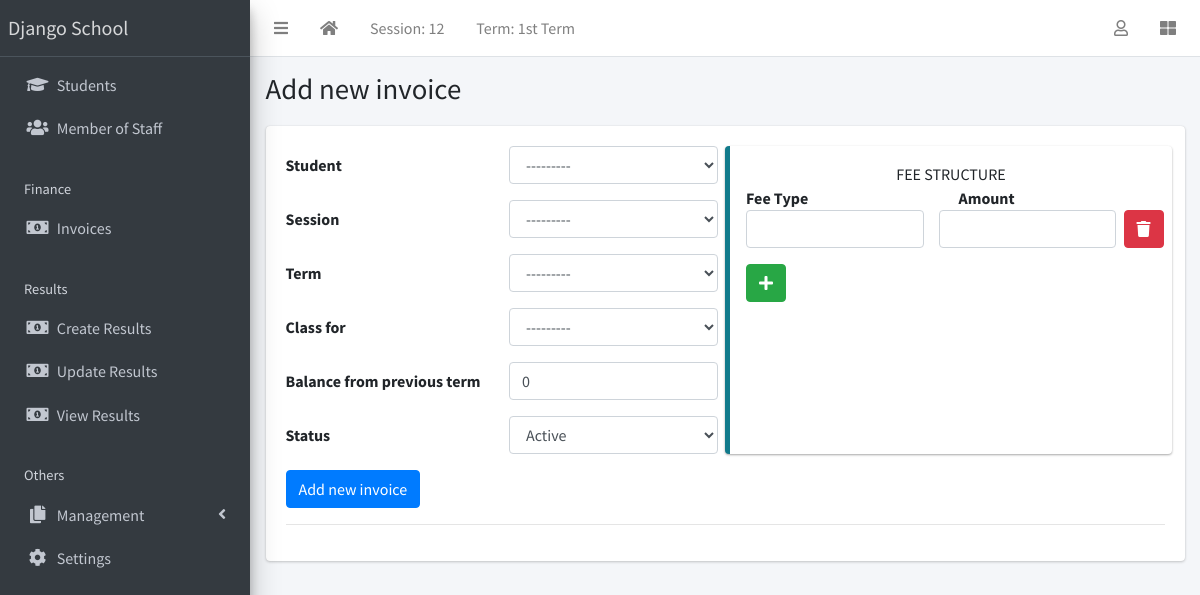
Page /finance/create/ (signed in) on the committed database.
### apps/corecode/models.py (models this page shows, shortened)
class AcademicSession(models.Model):
    name = models.CharField(max_length=200, unique=True)
    current = models.BooleanField(default=True)
    class Meta:
        ordering = ["-name"]
    def __str__(self):
        return self.name

class AcademicTerm(models.Model):
    name = models.CharField(max_length=20, unique=True)
    current = models.BooleanField(default=True)
    class Meta:
        ordering = ["name"]
    def __str__(self):
        return self.name

class SiteConfig(models.Model):
    key = models.SlugField()
    value = models.CharField(max_length=200)

### apps/finance/views.py (the view, shortened to what this page needs)
# urls.py: path("create/", InvoiceCreateView.as_view(), name="invoice-create"),
class InvoiceCreateView(LoginRequiredMixin, CreateView):
    model = Invoice
    fields = "__all__"
    success_url = "/finance/list"
    def get_context_data(self, **kwargs):
        context = super(InvoiceCreateView, self).get_context_data(**kwargs)
        if self.request.POST:
            context["items"] = InvoiceItemFormset(
                self.request.POST, prefix="invoiceitem_set"
            )
        else:
            context["items"] = InvoiceItemFormset(prefix="invoiceitem_set")
        return context

### apps/corecode/context_processors.py (called while the page is built)
def site_defaults(request):
    current_session = AcademicSession.objects.get(current=True)
    current_term = AcademicTerm.objects.get(current=True)
    vals = SiteConfig.objects.all()
    contexts = {
        "current_session": current_session.name,
        "current_term": current_term.name,
    }
    for val in vals:
        contexts[val.key] = val.value
    return contexts

### apps/corecode/models.py (called while the page is built)
    def __str__(self):
        return self.name

### apps/students/models.py (called while the page is built)
    def __str__(self):
        return f"{self.surname} {self.firstname} {self.other_name} ({self.registration_number})"

### apps/finance/templates/finance/invoice_form.html (shortened to what this page needs)
{% extends 'base.html' %}
{% load widget_tweaks %}
{% block title %}
{% if object %}
Update invoice {{ object }}
{% else %}
Add new invoice
{% endif %}
{% endblock title %}
{% block content %}
<form method="POST">
  <div class="row">
    <div class="col-sm-6">
      {% for field in form %}
      <div class="form-group row">
        <label class="col col-form-label" for="{{ field.auto_id }}">
          {{ field.label }}
        </label>
        <div class="col">
          {{ field | add_class:"form-control"}}
        </div>
      </div>
      {% endfor %}
    </div>
    <div class="col-sm-6 callout callout-info">
      <div class="text-center">FEE STRUCTURE</div>
      <div class="row">
        <div class="col"><strong>Fee Type</strong></div>
        <div class="col"><strong>Amount</strong></div>
      </div>
      {% for item in items %}
      <div class="form-group row items-group">
        <div class="col">{{ item.description | add_class:"form-control"}}</div>
        <div class="col">{{ item.amount | add_class:"form-control"}}</div>
      </div>
      {% endfor %}
    </div>
  </div>
  {% if object %}
  <input type="submit" class="btn btn-primary" value="Update Record">
  {% else %}
  <input type="submit" class="btn btn-primary" value="Add new invoice">
  {% endif %}
</form>
<hr>
{% endblock content %}

### templates/base.html (shortened to what this page needs)
{% load static %}
<!DOCTYPE html>
<html lang="en">
<head>
  <link rel="stylesheet" href="{% static 'plugins/fontawesome-free/css/all.min.css' %}">
  <link rel="stylesheet" href="{% static 'plugins/toastr/toastr.min.css' %}">
  <link rel="stylesheet"
    href="{% static 'plugins/overlayScrollbars/css/OverlayScrollbars.min.css' %}">
  <link rel="stylesheet" href="{% static 'plugins/Datatables/datatables.min.css' %}" />
  <link rel="stylesheet" href="{% static 'dist/css/adminlte.min.css' %}">
</head>
<body
  class="hold-transition sidebar-mini layout-fixed layout-navbar-fixed layout-footer-fixed">
  <div class="wrapper">
    <nav class="main-header navbar navbar-expand navbar-white navbar-light">
      <ul class="navbar-nav">
        <li class="nav-item">
          <a class="nav-link" data-widget="pushmenu" href="#" role="button"><i
              class="fas fa-bars"></i></a>
        </li>
        <li class="nav-item d-none d-sm-inline-block">
          <a href="{% url 'home' %} " class="nav-link"><i class="fa fa-home"></i></a>
        </li>
        <li class="nav-item d-none d-sm-inline-block">
          <a href="{% url 'current-session' %}" class="nav-link">Session: {{ current_session }}</a>
        </li>
        <li class="nav-item d-none d-sm-inline-block">
          <a href="{% url 'current-session' %}" class="nav-link">Term: {{ current_term }}</a>
        </li>
      </ul>
      <ul class="navbar-nav ml-auto">
        <li class="nav-item dropdown">
          <a class="nav-link" data-toggle="dropdown" href="#">
            <i class="far fa-user"></i>
          </a>
        </li>
        <li class="nav-item">
          <a class="nav-link" data-widget="control-sidebar" data-slide="true"
            href="#" role="button"><i class="fas fa-th-large"></i></a>
        </li>
      </ul>
    </nav>
    <aside class="main-sidebar sidebar-dark-primary elevation-4">
      <a href="{% url 'home' %}" class="brand-link">{{ school_name | default:"MySchool" }}</a>
      <div class="sidebar">
        <nav class="mt-2">
          <ul class="nav nav-pills nav-sidebar flex-column"
            data-widget="treeview" role="menu" data-accordion="false">
            <li class="nav-item">
              <a href="{% url 'student-list' %}" class="nav-link">
                <i class="nav-icon fas fa-graduation-cap"></i>
                <p>
                  Students
                </p>
              </a>
            </li>
            <li class="nav-item">
              <a href="{% url 'staff-list' %}" class="nav-link">
                <i class="nav-icon fas fa-users"></i>
                <p>
                  Member of Staff
                </p>
              </a>
            </li>
            <li class="nav-header">Finance</li>
            <li class="nav-item">
              <a href="{% url 'invoice-list' %}" class="nav-link">
                <i class="nav-icon fas fa-money-bill-alt"></i>
                <p>
                  Invoices
                </p>
              </a>
            </li>
            <li class="nav-header">Results</li>
            <li class="nav-item">
              <a href="{% url 'create-result' %}" class="nav-link">
                <i class="nav-icon fas fa-money-bill-alt"></i>
                <p>
                  Create Results
                </p>
              </a>
            </li>
            <li class="nav-item">
              <a href="{% url 'edit-results' %}" class="nav-link">
                <i class="nav-icon fas fa-money-bill-alt"></i>
                <p>
                  Update Results
                </p>
              </a>
            </li>
            <li class="nav-item">
              <a href="{% url 'view-results' %}" class="nav-link">
                <i class="nav-icon fas fa-money-bill-alt"></i>
                <p>
                  View Results
                </p>
              </a>
            </li>
            <li class="nav-header">Others</li>
            <li class="nav-item has-treeview">
              <a href="#" class="nav-link">
                <i class="nav-icon fas fa-copy"></i>
                <p>
                  Management
                  <i class="fas fa-angle-left right"></i>
                </p>
              </a>
            </li>
            <li class="nav-item">
              <a href="{% url 'configs' %}" class="nav-link">
                <i class="nav-icon fas fa-cog"></i>
                <p>
                  Settings
                </p>
              </a>
            </li>
          </ul>
        </nav>
      </div>
    </aside>
    <div class="content-wrapper">
      <section class="content-header">
        <div class="container-fluid">
          <div class="row mb-1">
            <div class="col-sm-8">
              <h1>{% block title %}{% endblock title %}</h1>
            </div>
            <div class="col-sm-4">
            </div>
          </div>
        </div>
      </section>
      <section class="content">
        <div class="container-fluid">
          <div class="row">
            <div class="col-md-12">
              {% block fullcard %}
              <div class="card">
                <div class="card-body">
                  <div class="row">
                    <div class="col">
                      {% block content %}
                      {% endblock content %}
                    </div>
                  </div>
                </div>
              </div>
              {% endblock fullcard %}
            </div>
          </div>
        </div>
      </section>
    </div>
  </div>
</body>
</html>

### rows in the picture
AcademicSession: name "12"
AcademicTerm: name "1st Term"
SiteConfig: value "Django School"

### other values in the picture
{{ field.label }} "Student" "Session" "Term" "Class for" "Balance from previous term" "Status"
